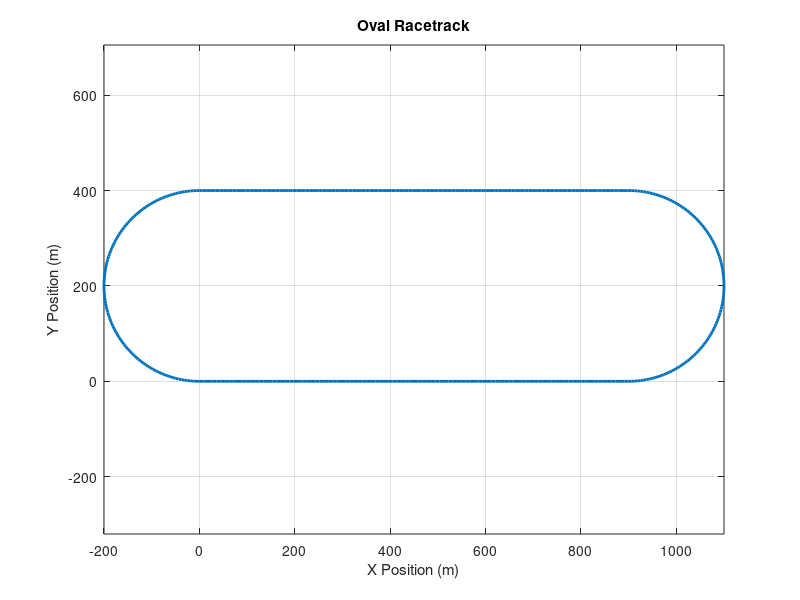

The MATLAB script that drew this image: (Note: this script raises an error after producing the figure.)
% Define the track parameters
radius = 200; % meters
straightLength = 900; % meters
trackWidth = 15; % meters, not directly used in waypoint generation

% Define the number of waypoints for the straight and curved sections
numWaypointsStraight = 100; % Recommended to use at least 100 waypoints for straight
numWaypointsCurve = 100; % Recommended to use at least 100 waypoints for curve

% Initialize arrays for the waypoints
x = zeros(1, numWaypointsStraight + 2 * numWaypointsCurve + numWaypointsStraight);
y = zeros(size(x));
theta = zeros(size(x)); % We'll store the heading of the track here

% Starting point
x(1) = 0;
y(1) = 0;
theta(1) = 0;

% Compute waypoints for the first straight section
for i = 2:numWaypointsStraight+1
    x(i) = x(i-1) + straightLength / numWaypointsStraight;
    y(i) = 0;
    theta(i) = 0;
end

% Compute waypoints for the first 180 degree curve
startAngle = 270; % Start from the negative y-axis
for i = 1:numWaypointsCurve
    angle = startAngle + (i-1) * (180 / numWaypointsCurve);
    x(numWaypointsStraight+i) = straightLength + radius * cosd(angle);
    y(numWaypointsStraight+i) = radius + radius * sind(angle);
    theta(numWaypointsStraight+i) = angle;
end

% Compute waypoints for the second straight section
for i = 1:numWaypointsStraight
    x(numWaypointsStraight+numWaypointsCurve+i) = x(numWaypointsStraight+numWaypointsCurve+i-1) - straightLength / numWaypointsStraight;
    y(numWaypointsStraight+numWaypointsCurve+i) = 2 * radius;
    theta(numWaypointsStraight+numWaypointsCurve+i) = 90;
end

% Compute waypoints for the second 180 degree curve
startAngle = 90; % Start from the positive y-axis
for i = 1:numWaypointsCurve
    angle = startAngle + (i-1) * (180 / numWaypointsCurve);
    x(numWaypointsStraight+2*numWaypointsCurve+i) = radius * cosd(angle);
    y(numWaypointsStraight+2*numWaypointsCurve+i) = radius + radius * sind(angle);
    theta(numWaypointsStraight+2*numWaypointsCurve+i) = angle;
end

% Close the track by connecting the end of the second curve to the starting point
x(end) = 0;
y(end) = 0;
theta(end) = 0;

% Now let's animate the car on the track
figure;
plot(x, y, 'LineWidth', 2);
axis equal;
grid on;
title('Oval Racetrack');
xlabel('X Position (m)');
ylabel('Y Position (m)');
hold on;

% Define the car dimensions and create a patch
w = trackWidth; % Car width
car = [-w/2, -w; w/2, -w; w/2, w; -w/2, w]';
a = patch('XData', car(:,1), 'YData', car(:,2), 'EdgeColor', 'black', 'FaceColor', 'blue');

% Animated line for the car's trajectory
h = animatedline('Color', 'magenta', 'LineWidth', 2);

% Animate the car along the racetrack
for i = 1:length(x)
    % Update the car's trajectory
    addpoints(h, x(i), y(i));
    
    % Car heading adjustment: -90 degrees to align with the track
    if i < 101
    
        heading = - theta(i) + 90;
    else
        heading = -theta(i);
    end
    
    if i == 400
        heading = -theta(i) + 90;
    end

    % Generate un-rotated car at new location x(i), y(i)
    carShape = [x(i) - w/2, y(i) - w; x(i) + w/2, y(i) - w; x(i) + w/2, y(i) + w; x(i) - w/2, y(i) + w]';
    
    % Rotate the car according to the track's heading
    carRotated = rotate(carShape - [x(i); y(i)], heading) + [x(i); y(i)];
    
    % Update the car patch data
    set(a, 'XData', carRotated(1, :), 'YData', carRotated(2, :));
    
    % Redraw the plot
    drawnow;

    % Pause to control the animation speed
    pause(0.01);
end

hold off;

% Include the provided rotate function
function xyt = rotate(xy, theta)
    xyt = TF(deg2rad(theta)) * xy;
end

% Include the provided TF function
function y = TF(theta)
    y = [cos(theta), sin(theta); -sin(theta), cos(theta)];
end

